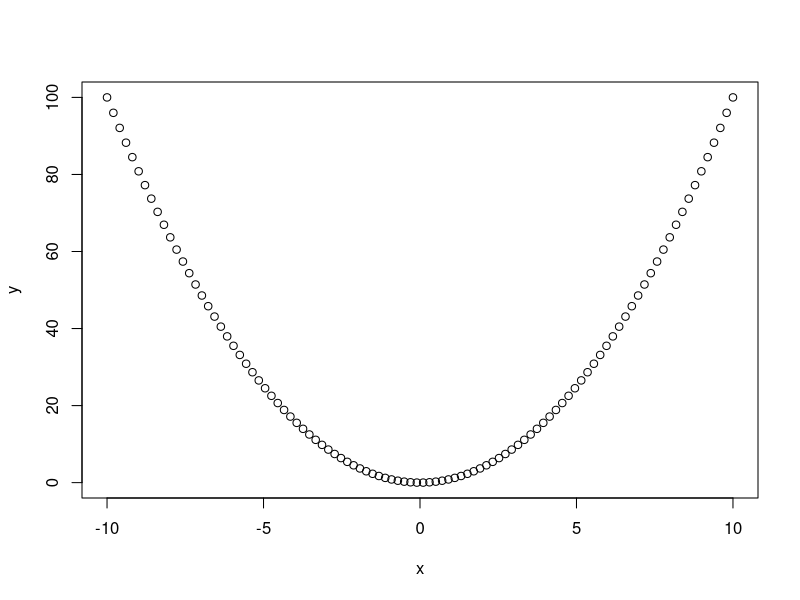
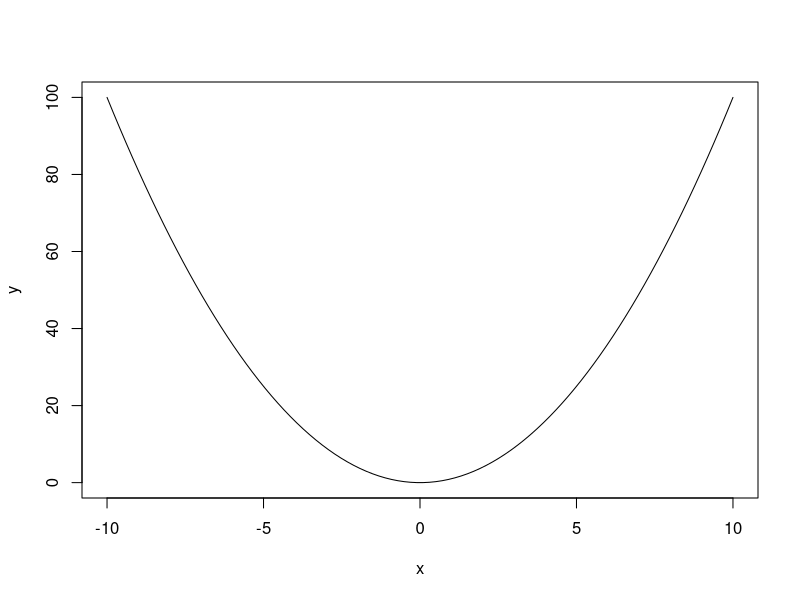
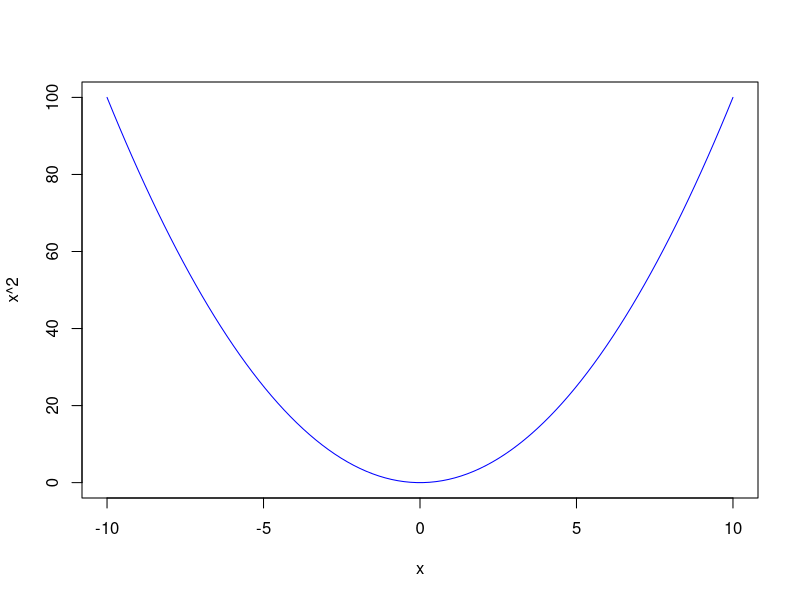
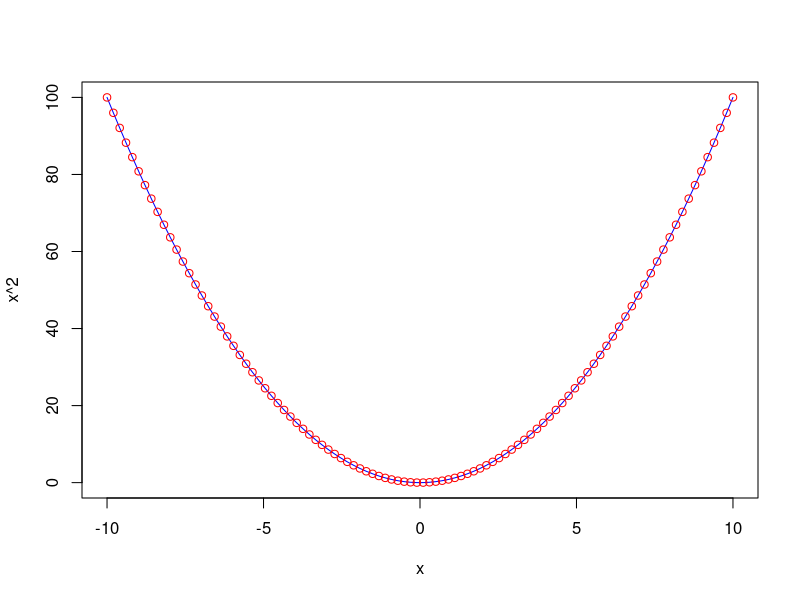
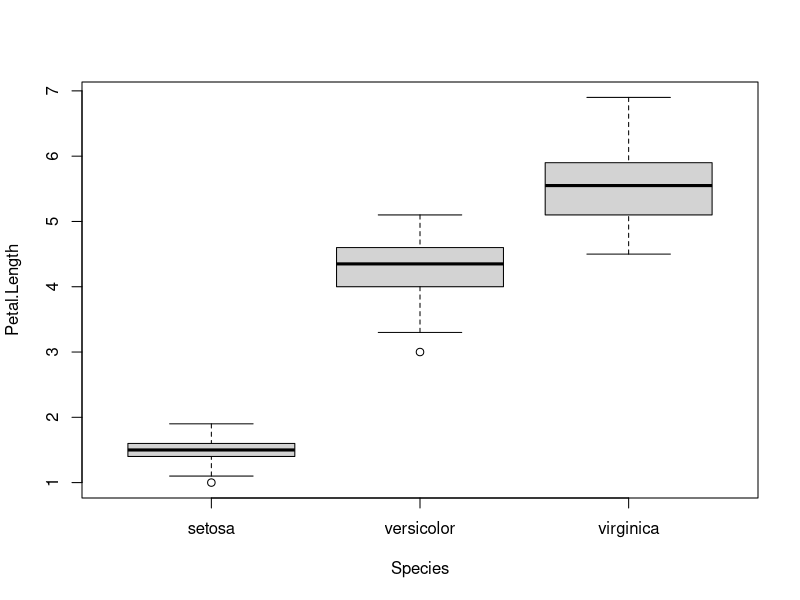
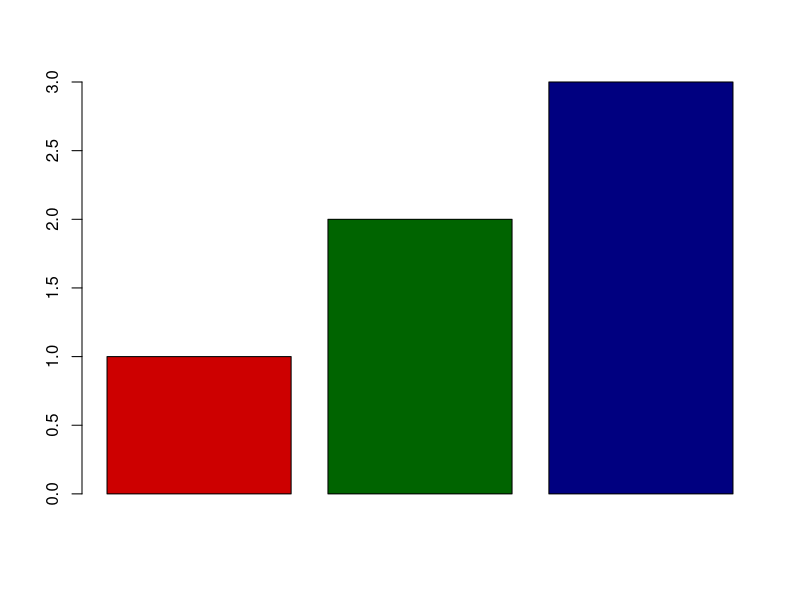
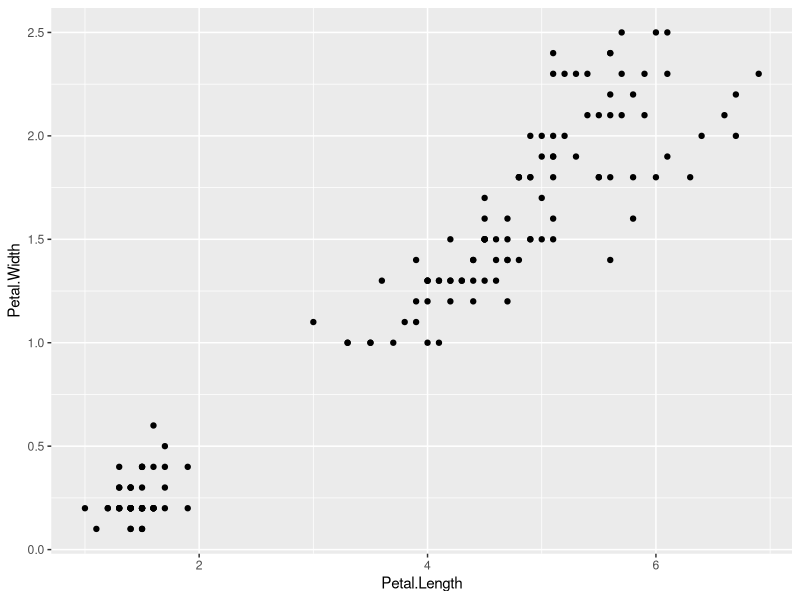
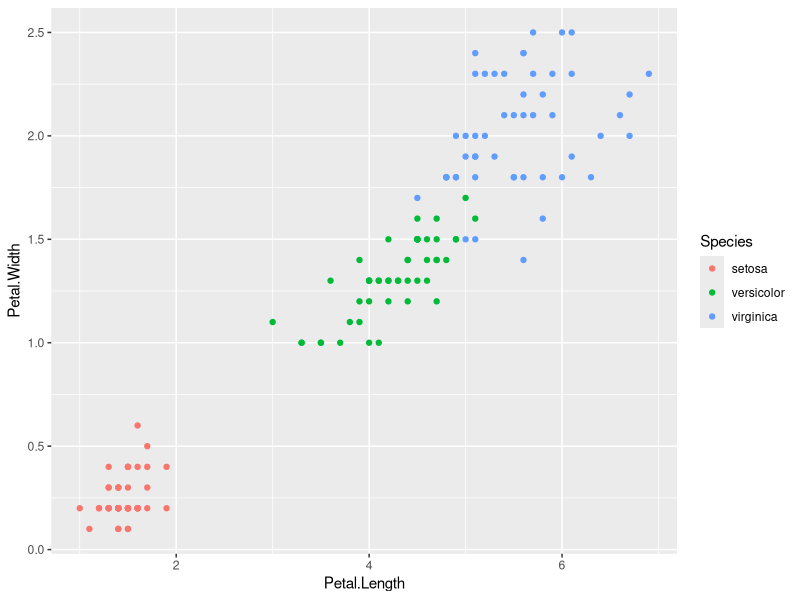

R code for these plots, in order:
## ---- chunk 1
x <- seq(from=-10, to=10, length.out=1e2)
y <- x^2
plot(x, y)
## ---- chunk 2
plot(x, y, type="l")
## ---- chunk 3
plot(x, y, type="l", col="blue", ylab="x^2")
## ---- chunk 4
plot(x, y, type="l", col="blue", ylab="x^2")
points(x, y, col="red")
## ---- chunk 5
head(iris)
## ---- chunk 6
boxplot(Petal.Length ~ Species, iris)
## ---- chunk 7
barplot(1:3, col=c("red3", "darkgreen", "navyblue"))
## ---- chunk 8
library(ggplot2)
qplot(Petal.Length, Petal.Width, data=iris)
## ---- chunk 9
qplot(Petal.Length, Petal.Width, color=Species, data=iris)
## ---- chunk 10
qplot(Petal.Length, Petal.Width, data=iris) + facet_wrap(~ Species)
## ---- chunk 11
qplot(Petal.Length, Petal.Width, color=Species, data=iris) + geom_rug()
## ---- chunk 12
qplot(Petal.Length, Petal.Width, color=Species, data=iris) +
  geom_rug() +
  xlab("Petal Length") +
  ylab("Petal Width") +
  ggtitle("My Plot")
## ---- chunk 13
qplot(Petal.Length, Petal.Width, color=Species, data=iris) +
  geom_rug() +
  stat_smooth(method=lm) +
  xlab("Petal Length") +
  ylab("Petal Width") +
  ggtitle("My Plot")
## ---- chunk 14
qplot(Petal.Length, Petal.Width, color=Species, data=iris) +
  geom_rug() +
  stat_smooth(aes(group=0), method=lm) +
  xlab("Petal Length") +
  ylab("Petal Width") +
  ggtitle("My Plot")
## ---- chunk 15
qplot(Petal.Length, Petal.Width, color=Species, data=iris) +
  geom_rug() +
  geom_density2d() +
  xlab("Petal Length") +
  ylab("Petal Width") +
  ggtitle("My Plot")
## ---- chunk 16
ggplot(iris, aes(Petal.Length, Petal.Width, color=Species)) +
  geom_point()
## ---- chunk 17
qplot(Species, Petal.Length, data=iris, geom="boxplot")
## ---- chunk 18
ggplot(iris, aes(Petal.Length)) +
  geom_histogram(binwidth=0.2) +
  facet_wrap(~ Species, ncol=1)
